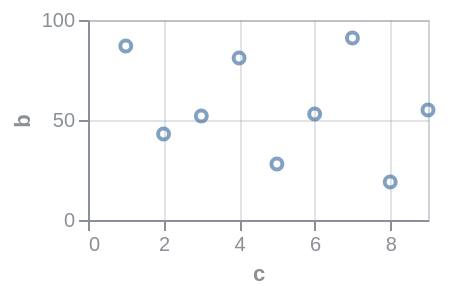

Vega-Lite specification stored for this chart:
### Vega specification from a JSON file in a GitHub repository (floating-point values rounded to 4 significant figures)
{"$schema": "https://vega.github.io/schema/vega/v6.json", "background": null, "padding": 5, "width": 170, "height": 100, "style": "cell", "data": [{"name": "source_0", "values": [{"a": "A", "b": 28, "c": 5, "g": "x"}, {"a": "B", "b": 55, "c": 9, "g": "y"}, {"a": "C", "b": 43, "c": 2, "g": "x"}, {"a": "D", "b": 91, "c": 7, "g": "y"}, {"a": "E", "b": 81, "c": 4, "g": "x"}, {"a": "F", "b": 53, "c": 6, "g": "y"}, {"a": "G", "b": 19, "c": 8, "g": "x"}, {"a": "H", "b": 87, "c": 1, "g": "y"}, {"a": "I", "b": 52, "c": 3, "g": "x"}]}, {"name": "data_0", "source": "source_0", "transform": [{"type": "filter", "expr": "isValid(datum[\"c\"]) && isFinite(+datum[\"c\"]) && isValid(datum[\"b\"]) && isFinite(+datum[\"b\"])"}]}], "marks": [{"name": "marks", "type": "symbol", "style": ["point"], "from": {"data": "data_0"}, "encode": {"update": {"opacity": {"value": 0.7}, "fill": {"value": "transparent"}, "stroke": {"value": "#4c78a8"}, "ariaRoleDescription": {"value": "point"}, "description": {"signal": "\"c: \" + (format(datum[\"c\"], \"\")) + \"; b: \" + (format(datum[\"b\"], \"\"))"}, "x": {"scale": "x", "field": "c"}, "y": {"scale": "y", "field": "b"}}}}], "scales": [{"name": "x", "type": "linear", "domain": {"data": "data_0", "field": "c"}, "range": [0, {"signal": "width"}], "nice": true, "zero": true}, {"name": "y", "type": "linear", "domain": {"data": "data_0", "field": "b"}, "range": [{"signal": "height"}, 0], "nice": true, "zero": true}], "axes": [{"scale": "x", "orient": "bottom", "gridScale": "y", "grid": true, "tickCount": {"signal": "ceil(width/40)"}, "domain": false, "labels": false, "aria": false, "maxExtent": 0, "minExtent": 0, "ticks": false, "zindex": 0}, {"scale": "y", "orient": "left", "gridScale": "x", "grid": true, "tickCount": {"signal": "ceil(height/40)"}, "domain": false, "labels": false, "aria": false, "maxExtent": 0, "minExtent": 0, "ticks": false, "zindex": 0}, {"scale": "x", "orient": "bottom", "grid": false, "title": "c", "labelFlush": true, "labelOverlap": true, "tickCount": {"signal": "ceil(width/40)"}, "zindex": 0}, {"scale": "y", "orient": "left", "grid": false, "title": "b", "labelOverlap": true, "tickCount": {"signal": "ceil(height/40)"}, "zindex": 0}], "config": {"axis": {"labelColor": "#8a8f98", "titleColor": "#8a8f98", "domainColor": "#8a8f98", "tickColor": "#8a8f98", "gridColor": "#8a8f98", "gridOpacity": 0.25}, "style": {"cell": {"stroke": "#8a8f98", "strokeOpacity": 0.4}}}}
